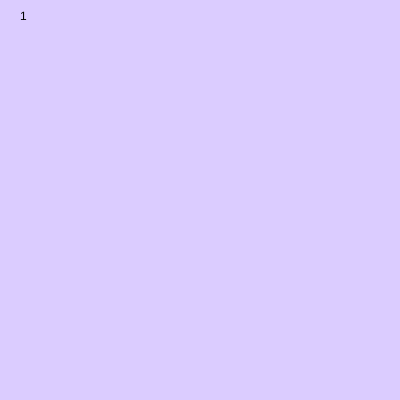
Frame 1 (no input)
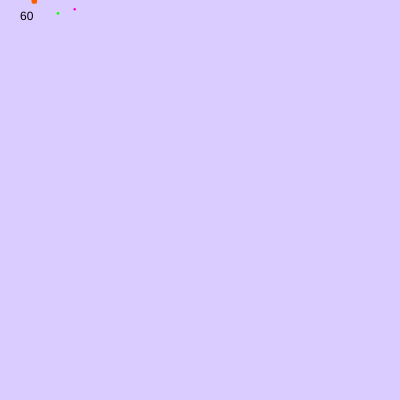
Frame 60 (no input)
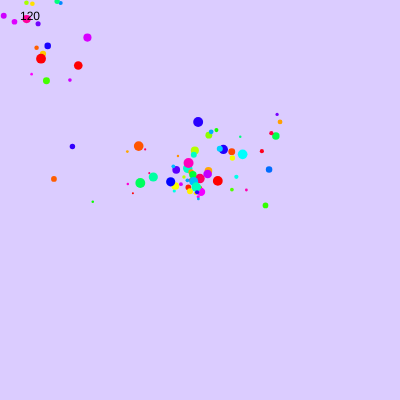
Frame 120 (the mouse pressed at the canvas centre since frame 60)

The p5.js sketch that drew these frames (run headless with seeded random() and noise() and a simulated clock; from frame 60 on, the mouse is pressed at the canvas centre):

// p5.js sketch
// ── sketch.js
let confettis = [];
let numConfetti = 100;
let backgroundHue;

function setup() {
  createCanvas(400, 400);
  
  // comment out for now to test the mousepressed
  // for(let i = 0; i < numConfetti; i++){
  //   confettis.push(new Confetti(width/2, height/2))
  // }
  
  colorMode(HSB);
  backgroundHue = random(0,360);

}

function draw() {
  // This is the pastel background
  background(backgroundHue, 20, 200);


  // This is the black background
  // background(0,0,0);

  confettis.push(new Confetti(mouseX, mouseY));

  for(let i = 0; i < confettis.length; i++){
    confettis[i].update();
    confettis[i].checkOnCanvas();
    confettis[i].display();
  }

  
  //textColor(255);
  text(confettis.length, 20, 20);

  // Use this to prevent having toooo many confettis
  // Solution if loop
  // if(confettis.length > 30){
  //   confettis.splice(0,1);  // this remove 1 thing from index 0
  // }
  

  // solution while loop as well, so as long as it is >100, delete one element


  // BEST SOLUTION: As long as confettis left the screen, we delete them
  for(let i = 0; i < confettis.length; i++){
    if (confettis[i].onCanvas == false){  // .onCanvas is an easy way to get the value of an attribute
      confettis.splice(i,1);
    }
  }
}

class Confetti{
  constructor(startX, startY){
    this.x = startX;
    this.y = startY;
    this.size = random(2, 10);
    
    this.speedX = random(-2, 2);
    this.speedY = random(-1, -3);   

    this.confHue = random(0,360);
    this.onCanvas = true;


  }
  update(){
    this.x+=this.speedX;
    this.y+=this.speedY;

    // Appy gravity to y speed
    // Right now, the gravity is negative --> 0(stand still) --> positive(going down)
    this.speedY += 0.05;
    this.speedX *= 0.99;
  }
  display(){    
    push();
    translate(this.x, this.y);

      fill(this.confHue, 255, 100);
      noStroke();
      circle(0, 0, this.size);
   
    pop();
  }

  checkOnCanvas(){
    if (this.y > height){
      this.onCanvas = false;
    }
  }
}


// function mousePressed(){
//   for(let i = 0; i < numConfetti; i++){
//     confettis.push(new Confetti(mouseX, mouseY))
//   }
// }
